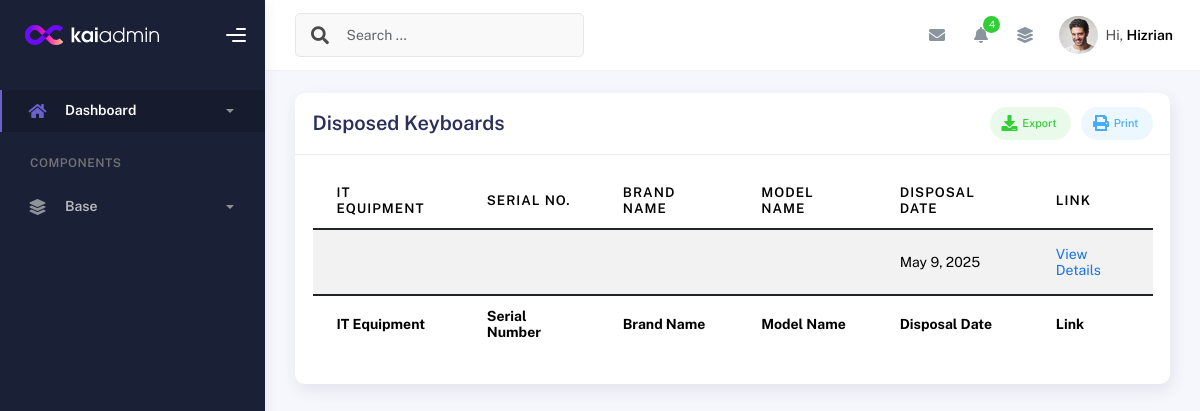
The page /disposed_keyboards/ on the database as committed earlier.
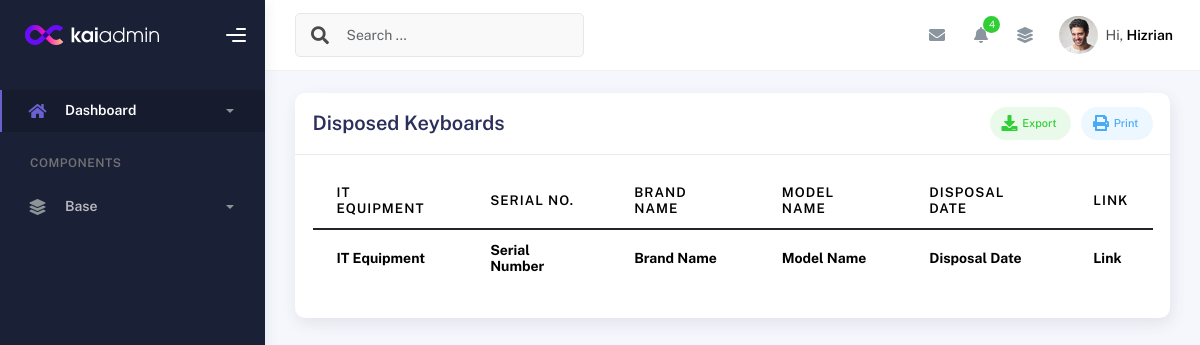
The same page on the database as committed later.
### inventory/models.py (models this page shows, shortened)
class DisposedKeyboard(models.Model):
    keyboard_dispose_db = models.ForeignKey(KeyboardDetails, on_delete=models.CASCADE)
    desktop_package = models.ForeignKey(Desktop_Package, related_name='keyboards_details', on_delete=models.CASCADE, null=True)
    disposal_date = models.DateField(default=timezone.now)

### inventory/views.py (the view)
# urls.py: path('disposed_keyboards/', views.disposed_keyboards, name='disposed_keyboards'),
def disposed_keyboards(request):
    disposed_keyboards = DisposedKeyboard.objects.all()
    return render(request, 'disposed_keyboards.html', {'disposed_keyboards': disposed_keyboards})

### templates/disposed_keyboards.html (shortened to what this page needs)
{% extends 'base.html' %}
{% block content %}
<div class="container">
  <div class="page-inner">
    <div class="row">
      <div class="col-md-12">
        <div class="card">
          <div class="card-header">
            <div class="card-head-row">
              <h4 class="card-title">Disposed Keyboards</h4>
              <div class="card-tools">
                <a href="#" class="btn btn-label-success btn-round btn-sm me-2">
                  Export
                </a>
                <a href="#" class="btn btn-label-info btn-round btn-sm">
                  Print
                </a>
              </div>
            </div>
          </div>
          <div class="card-body">
            <div class="table-responsive">
              <table id="disposed-keyboards-table" class="display table table-striped table-hover">
                <thead>
                  <tr>
                    <th>IT Equipment</th>
                    <th>Serial No.</th>
                    <th>Brand Name</th>
                    <th>Model Name</th>
                    <th>Disposal Date</th>
                    <th>Link</th>
                  </tr>
                </thead>
                <tfoot>
                  <tr>
                    <th>IT Equipment</th>
                    <th>Serial Number</th>
                    <th>Brand Name</th>
                    <th>Model Name</th>
                    <th>Disposal Date</th>
                    <th>Link</th>
                  </tr>
                </tfoot>
                <tbody>
                  {% for disposed_keyboard in disposed_keyboards %}
                  <tr>
                    <td>{{ disposed_keyboard.keyboard.desktop_package }}</td>
                    <td>{{ disposed_keyboard.keyboard.keyboard_sn }}</td>
                    <td>{{ disposed_keyboard.keyboard.brand }}</td>
                    <td>{{ disposed_keyboard.keyboard.model }}</td>
                    <td>{{ disposed_keyboard.disposal_date }}</td>
                    <td>
                      <a href="{% url 'desktop_detailed_view' disposed_keyboard.keyboard.desktop_package.id %}">
                        <span class="sub-item">View Details</span>
                      </a>
                    </td>
                  </tr>
                  {% endfor %}
                </tbody>
              </table>
            </div>
          </div>
        </div>
      </div>
    </div>
  </div>
</div>
{% endblock %}

Rows that differ between the two databases and show on the page:
removed DisposedKeyboard: disposal_date "May 9, 2025"
